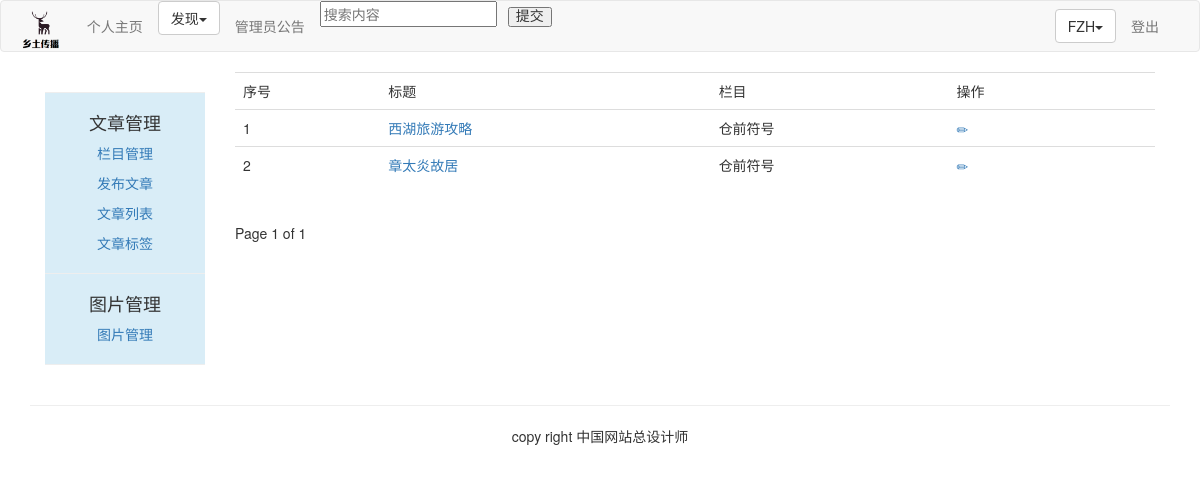
Page /article/article-list/ (signed in) on the committed database.
### article/models.py (models this page shows, shortened)
class ArticlePost(models.Model):
    author = models.ForeignKey(User, on_delete=models.CASCADE, related_name="article")
    title = models.CharField(max_length=200)
    slug = models.SlugField(max_length=500)
    column = models.ForeignKey(ArticleColumn, on_delete=models.CASCADE, related_name="article_column")
    body = models.TextField()
    created = models.DateTimeField(default=timezone.now)
    updated = models.DateTimeField(auto_now=True)
    users_like = models.ManyToManyField(User, related_name="articles_like", blank=True)
    article_tag = models.ManyToManyField(ArticleTag, related_name='article_tag', blank=True)
    class Meta:
        ordering = ("-updated",)
        index_together = (('id', 'slug'),)
    def get_absolute_url(self):
        return reverse("article:article_detail", args=[self.id, self.slug])

class ArticleColumn(models.Model):
    user = models.ForeignKey(User, related_name='article_column', on_delete=models.CASCADE)
    column = models.CharField(max_length=200)
    created = models.DateField(auto_now_add=True)
    def __str__(self):
        return self.column

### article/views.py (the view)
# urls.py: path('article-list/', views.article_list, name="article_list"),
@login_required(login_url='/account/login')
def article_list(request):
    articles_list = ArticlePost.objects.filter(author=request.user)
    paginator = Paginator(articles_list, 2)
    page = request.GET.get('page')
    try:
        current_page = paginator.page(page)
        articles = current_page.object_list
    except PageNotAnInteger:
        current_page = paginator.page(1)
        articles = current_page.object_list
    except EmptyPage:
        current_page = paginator.page(paginator.num_pages)
        articles = current_page.object_list
    return render(request, "article/column/article_list.html", {"articles": articles, "page": current_page})

### templates/article/column/article_list.html (shortened to what this page needs)
{% extends "article/base.html" %}
{% load staticfiles %}
{% block content %}
<div>
    <table class="table table-hover">
        <tr>
            <td>序号</td>
            <td>标题</td>
            <td>栏目</td>
            <td>操作</td>
        </tr>
        {% for article in articles %}
        <tr id={{ article.id }}>
            <td>{{ forloop.counter }}</td>
            <td><a href="{{ article.get_absolute_url }}">{{ article.title }}</a></td>
            <td>{{ article.column }}</td>
            <td>
                <a name="edit" href="{% url 'article:redit_article' article.id %}"><span class="glyphicon glyphicon-pencil"></span></a>
                <a nane="delete" href="javascript:" onclick="del_article(this, {{ article.id }})"><span class="glyphicon glyphicon-trash" style="margin-left:20px;"></span></a>
            </td>
        </tr>
        {% endfor %}
    </table>
    {% include "paginator.html" %}
</div>
{% endblock %}

### templates/header.html (shortened to what this page needs)
{% load staticfiles %}
    <nav class="navbar navbar-default" role="navigation">
        <div class="container-fluid">
        <div class="navbar-header">
            <a href="#"><img src="{% static '/images/logo.png' %}" height ="50px"></a>
        </div>
        <div>
            <ul class="nav navbar-nav" role="navigation">
                <li><a href="{% url 'home' %}">个人主页</a></li>
                <li>
                	<div class="dropdown">
                	<button class="btn btn-default dropdown-toggle" type="button" id='dropdownMenu' data-toggle='dropdown'>发现<span class='caret'></span></button>
	            	</div>
	        	</li>
	        	<li><a href="{% url 'blog:blog_list' %}">管理员公告</a></li>
	            <li>
       				<input  type="text" placeholder="搜索内容" / ><span class="glyphicon glyphicon-search"><button>提交</button></span>
				</li>
            </ul>
            <ul class="nav navbar-nav navbar-right" style="margin-right:10px">
                {% if user.is_authenticated %}
                <li>
                    <div class="dropdown" style="margin-top:8px">
                        <button class='btn btn-default dropdown-toggle' type='button' id='dropdownMenu' data-toggle='dropdown'>
                            {{ user.username }}<span class='caret'></span>
                        </button>
                    </div>
                </li>
                <li><a href="{% url 'account:user_logout' %}">登出</a></li>
                {% else %}
                <li><a href="{% url 'account:user_login' %}">登陆</a></li>
                <li><a href="{% url 'account:user_register' %}">注册</a></li>
                {% endif %}
            </ul>
        </div>
    </div>
    </nav>

### rows in the picture
ArticlePost: title "西湖旅游攻略", column "仓前符号"
ArticlePost: title "章太炎故居", column "仓前符号"

### other values in the picture
{{ user.username }} "FZH"
{{ page.number }} "1"
{{ page.paginator.num_pages }} "1"
